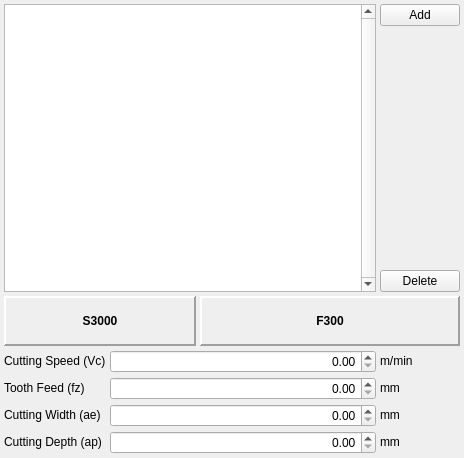
<?xml version="1.0" encoding="UTF-8"?>
<ui version="4.0">
 <class>CuttingParameters</class>
 <widget class="QWidget" name="CuttingParameters">
  <property name="geometry">
   <rect>
    <x>0</x>
    <y>0</y>
    <width>464</width>
    <height>458</height>
   </rect>
  </property>
  <property name="windowTitle">
   <string>Form</string>
  </property>
  <layout class="QGridLayout" name="gridLayout_2" columnstretch="0,1,1,1,0">
   <property name="leftMargin">
    <number>4</number>
   </property>
   <property name="topMargin">
    <number>4</number>
   </property>
   <property name="rightMargin">
    <number>4</number>
   </property>
   <property name="bottomMargin">
    <number>4</number>
   </property>
   <property name="spacing">
    <number>4</number>
   </property>
   <item row="8" column="4">
    <widget class="QLabel" name="label_15">
     <property name="sizePolicy">
      <sizepolicy hsizetype="Fixed" vsizetype="Fixed">
       <horstretch>0</horstretch>
       <verstretch>0</verstretch>
      </sizepolicy>
     </property>
     <property name="text">
      <string>mm</string>
     </property>
    </widget>
   </item>
   <item row="6" column="1" colspan="3">
    <widget class="QDoubleSpinBox" name="toothFeed">
     <property name="sizePolicy">
      <sizepolicy hsizetype="MinimumExpanding" vsizetype="Minimum">
       <horstretch>0</horstretch>
       <verstretch>0</verstretch>
      </sizepolicy>
     </property>
     <property name="alignment">
      <set>Qt::AlignRight|Qt::AlignTrailing|Qt::AlignVCenter</set>
     </property>
     <property name="singleStep">
      <double>0.010000000000000</double>
     </property>
    </widget>
   </item>
   <item row="1" column="4">
    <spacer name="verticalSpacer">
     <property name="orientation">
      <enum>Qt::Vertical</enum>
     </property>
     <property name="sizeHint" stdset="0">
      <size>
       <width>20</width>
       <height>10</height>
      </size>
     </property>
    </spacer>
   </item>
   <item row="2" column="4">
    <widget class="QPushButton" name="pbDel">
     <property name="focusPolicy">
      <enum>Qt::NoFocus</enum>
     </property>
     <property name="text">
      <string>Delete</string>
     </property>
    </widget>
   </item>
   <item row="6" column="0">
    <widget class="QLabel" name="label_10">
     <property name="sizePolicy">
      <sizepolicy hsizetype="Fixed" vsizetype="Fixed">
       <horstretch>0</horstretch>
       <verstretch>0</verstretch>
      </sizepolicy>
     </property>
     <property name="text">
      <string>Tooth Feed (fz)</string>
     </property>
    </widget>
   </item>
   <item row="0" column="0" rowspan="3" colspan="4">
    <widget class="QListView" name="lstCutParams">
     <property name="sizePolicy">
      <sizepolicy hsizetype="Expanding" vsizetype="MinimumExpanding">
       <horstretch>0</horstretch>
       <verstretch>0</verstretch>
      </sizepolicy>
     </property>
     <property name="focusPolicy">
      <enum>Qt::WheelFocus</enum>
     </property>
     <property name="verticalScrollBarPolicy">
      <enum>Qt::ScrollBarAlwaysOn</enum>
     </property>
    </widget>
   </item>
   <item row="8" column="1" colspan="3">
    <widget class="QDoubleSpinBox" name="depthOfCut">
     <property name="sizePolicy">
      <sizepolicy hsizetype="MinimumExpanding" vsizetype="Minimum">
       <horstretch>0</horstretch>
       <verstretch>0</verstretch>
      </sizepolicy>
     </property>
     <property name="alignment">
      <set>Qt::AlignRight|Qt::AlignTrailing|Qt::AlignVCenter</set>
     </property>
     <property name="maximum">
      <double>100.000000000000000</double>
     </property>
     <property name="singleStep">
      <double>1.000000000000000</double>
     </property>
    </widget>
   </item>
   <item row="7" column="4">
    <widget class="QLabel" name="label_13">
     <property name="sizePolicy">
      <sizepolicy hsizetype="Fixed" vsizetype="Fixed">
       <horstretch>0</horstretch>
       <verstretch>0</verstretch>
      </sizepolicy>
     </property>
     <property name="text">
      <string>mm</string>
     </property>
    </widget>
   </item>
   <item row="5" column="4">
    <widget class="QLabel" name="label_7">
     <property name="sizePolicy">
      <sizepolicy hsizetype="Fixed" vsizetype="Fixed">
       <horstretch>0</horstretch>
       <verstretch>0</verstretch>
      </sizepolicy>
     </property>
     <property name="text">
      <string>m/min</string>
     </property>
    </widget>
   </item>
   <item row="7" column="1" colspan="3">
    <widget class="QDoubleSpinBox" name="widthOfCut">
     <property name="sizePolicy">
      <sizepolicy hsizetype="MinimumExpanding" vsizetype="Minimum">
       <horstretch>0</horstretch>
       <verstretch>0</verstretch>
      </sizepolicy>
     </property>
     <property name="alignment">
      <set>Qt::AlignRight|Qt::AlignTrailing|Qt::AlignVCenter</set>
     </property>
     <property name="maximum">
      <double>200.000000000000000</double>
     </property>
    </widget>
   </item>
   <item row="0" column="4">
    <widget class="QPushButton" name="pbAdd">
     <property name="focusPolicy">
      <enum>Qt::NoFocus</enum>
     </property>
     <property name="text">
      <string>Add</string>
     </property>
    </widget>
   </item>
   <item row="6" column="4">
    <widget class="QLabel" name="label_11">
     <property name="sizePolicy">
      <sizepolicy hsizetype="Fixed" vsizetype="Fixed">
       <horstretch>0</horstretch>
       <verstretch>0</verstretch>
      </sizepolicy>
     </property>
     <property name="text">
      <string>mm</string>
     </property>
    </widget>
   </item>
   <item row="5" column="1" colspan="3">
    <widget class="QDoubleSpinBox" name="cuttingSpeed">
     <property name="alignment">
      <set>Qt::AlignRight|Qt::AlignTrailing|Qt::AlignVCenter</set>
     </property>
     <property name="maximum">
      <double>500.000000000000000</double>
     </property>
     <property name="singleStep">
      <double>0.100000000000000</double>
     </property>
    </widget>
   </item>
   <item row="7" column="0">
    <widget class="QLabel" name="label_12">
     <property name="sizePolicy">
      <sizepolicy hsizetype="Fixed" vsizetype="Fixed">
       <horstretch>0</horstretch>
       <verstretch>0</verstretch>
      </sizepolicy>
     </property>
     <property name="text">
      <string>Cutting Width (ae)</string>
     </property>
    </widget>
   </item>
   <item row="8" column="0">
    <widget class="QLabel" name="label_14">
     <property name="sizePolicy">
      <sizepolicy hsizetype="Fixed" vsizetype="Fixed">
       <horstretch>0</horstretch>
       <verstretch>0</verstretch>
      </sizepolicy>
     </property>
     <property name="text">
      <string>Cutting Depth (ap)</string>
     </property>
    </widget>
   </item>
   <item row="5" column="0">
    <widget class="QLabel" name="label_9">
     <property name="sizePolicy">
      <sizepolicy hsizetype="Fixed" vsizetype="Fixed">
       <horstretch>0</horstretch>
       <verstretch>0</verstretch>
      </sizepolicy>
     </property>
     <property name="text">
      <string>Cutting Speed (Vc)</string>
     </property>
    </widget>
   </item>
   <item row="4" column="0" colspan="2">
    <widget class="QLabel" name="resSpeed">
     <property name="sizePolicy">
      <sizepolicy hsizetype="Preferred" vsizetype="Fixed">
       <horstretch>0</horstretch>
       <verstretch>0</verstretch>
      </sizepolicy>
     </property>
     <property name="minimumSize">
      <size>
       <width>0</width>
       <height>50</height>
      </size>
     </property>
     <property name="font">
      <font>
       <weight>75</weight>
       <bold>true</bold>
      </font>
     </property>
     <property name="frameShape">
      <enum>QFrame::Panel</enum>
     </property>
     <property name="frameShadow">
      <enum>QFrame::Raised</enum>
     </property>
     <property name="lineWidth">
      <number>2</number>
     </property>
     <property name="text">
      <string>S3000</string>
     </property>
     <property name="alignment">
      <set>Qt::AlignCenter</set>
     </property>
    </widget>
   </item>
   <item row="4" column="2" colspan="3">
    <widget class="QLabel" name="resFeed">
     <property name="sizePolicy">
      <sizepolicy hsizetype="Preferred" vsizetype="Fixed">
       <horstretch>0</horstretch>
       <verstretch>0</verstretch>
      </sizepolicy>
     </property>
     <property name="minimumSize">
      <size>
       <width>0</width>
       <height>50</height>
      </size>
     </property>
     <property name="font">
      <font>
       <weight>75</weight>
       <bold>true</bold>
      </font>
     </property>
     <property name="frameShape">
      <enum>QFrame::Panel</enum>
     </property>
     <property name="frameShadow">
      <enum>QFrame::Raised</enum>
     </property>
     <property name="lineWidth">
      <number>2</number>
     </property>
     <property name="text">
      <string>F300</string>
     </property>
     <property name="alignment">
      <set>Qt::AlignCenter</set>
     </property>
    </widget>
   </item>
  </layout>
 </widget>
 <tabstops>
  <tabstop>cuttingSpeed</tabstop>
  <tabstop>toothFeed</tabstop>
  <tabstop>widthOfCut</tabstop>
  <tabstop>depthOfCut</tabstop>
  <tabstop>lstCutParams</tabstop>
 </tabstops>
 <resources/>
 <connections/>
</ui>
